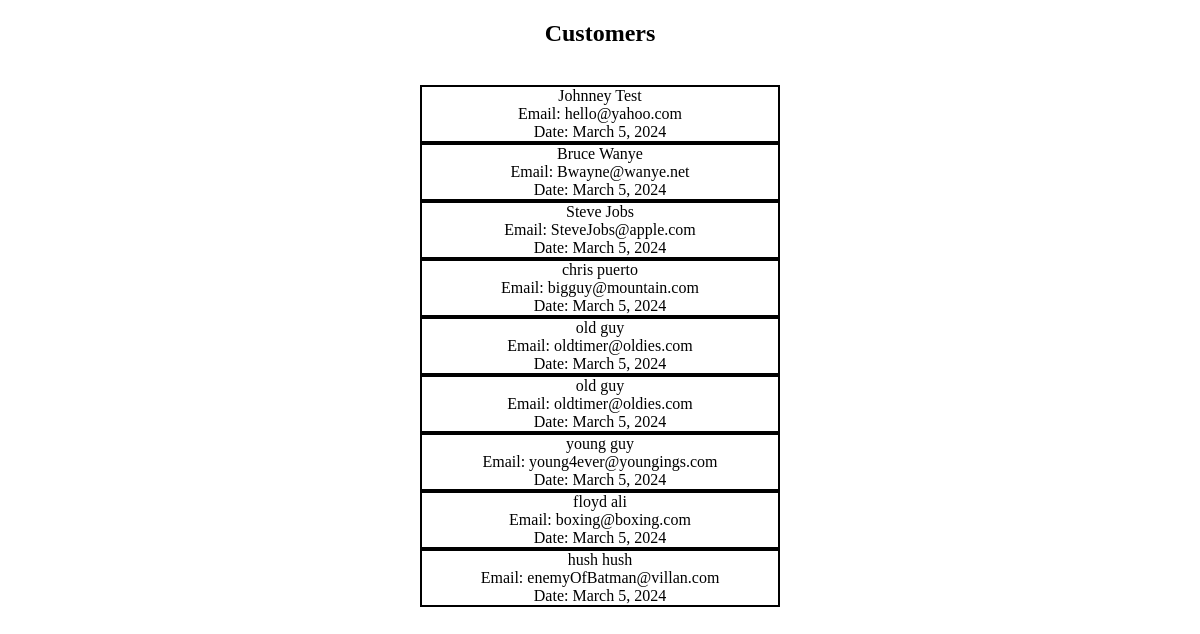
Before: /app/account/ with the older database file.
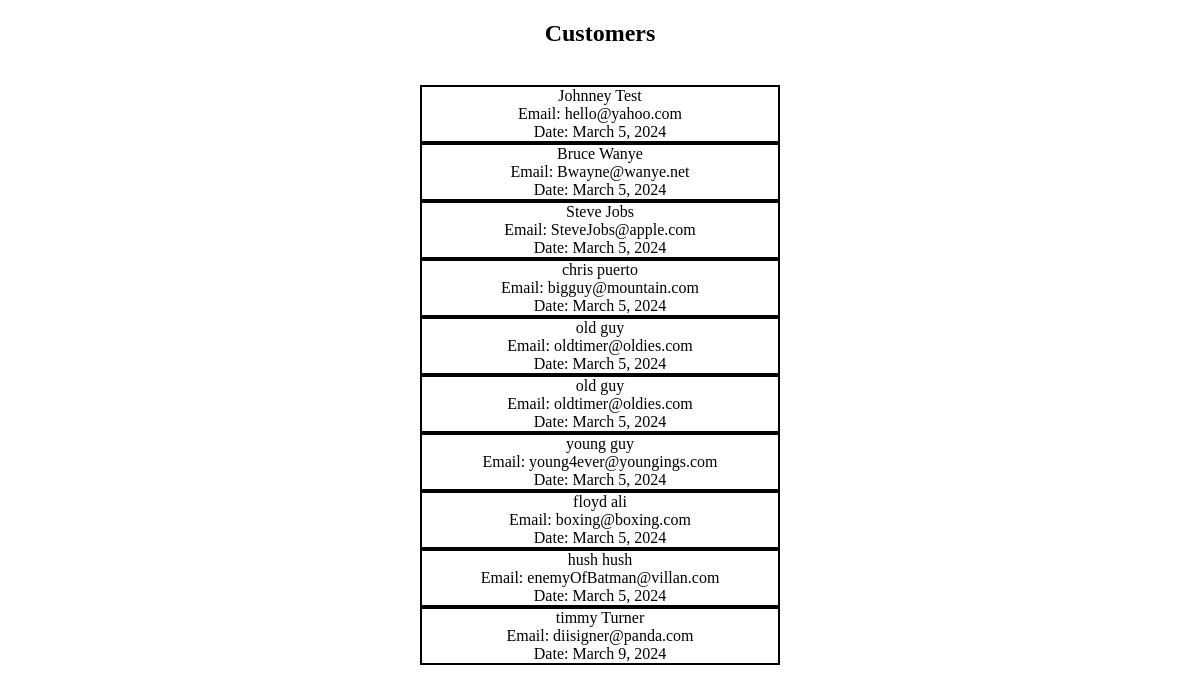
After: the same page with the newer database file.
### myapp/models.py (models this page shows, shortened)
class Person(models.Model):
    firstName = models.CharField(max_length = 20)
    lastName = models.CharField(max_length = 30)
    email = models.EmailField(max_length = 80)
    Pword = models.CharField(max_length = 100)
    today = models.DateField(auto_now = True)

### myapp/views.py (the view)
# urls.py: path('account/', views.account, name='account')
def account(request):
    all_person = Person.objects.all    #gets all of the people from the Person table
    return render(request, 'account.html', {'all':all_person})  #code that allows to input data through the name of 'all'

### myapp/templates/account.html (shortened to what this page needs)
{% load static %}
<!DOCTYPE html>
<html lang="en">
<head>
    <link rel="stylesheet" type="text/css" href="{% static 'work.css' %}"/>
</head>
<body>
    <h2>Customers</h2> <br/>
    {% for item in all %}
        <p>{{ item.firstName }} {{ item.lastName }} <br/>
            Email: {{item.email}} <br/>
            Date: {{item.today}}
        </p>
    {% endfor %}
</body>
</html>

Changed rows visible on the page:
added Person: firstName "timmy", lastName "Turner", email "diisigner@panda.com", today "March 9, 2024"
